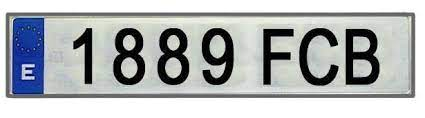
#> input picture Reconoce_placas_de_vehiculos/imagenes/matricula.jpg, 425 x 118 px, found by its file name
$ python camptura_matricula_imagen.py
#> lines starting #> are read from the running program, lines starting #| are printed output that depends on the picture; after the words box and inside, x2 and y2 are one past the last pixel; in counts of white or black regions, pixels touching at a corner belong together
import cv2
import pytesseract
"""
Este código utiliza la librería OpenCV para procesar una imagen de una matrícula de un vehículo, detectar el área donde se encuentra la matrícula, extraer esa región de la imagen y utilizar el módulo pytesseract para realizar reconocimiento óptico de caracteres (OCR) y obtener el texto contenido en la matrícula.

El proceso se realiza de la siguiente manera:

    Se carga la imagen utilizando la función cv2.imread() de OpenCV.
    Se convierte la imagen a escala de grises utilizando cv2.cvtColor().
    Se aplica un umbral para eliminar ruido y mejorar la detección de bordes utilizando cv2.GaussianBlur() y cv2.threshold().
    Se aplica la detección de bordes Canny utilizando cv2.Canny().
    Se encuentran los contornos en la imagen utilizando cv2.findContours().
    Se ordenan los contornos de mayor a menor área utilizando sorted().
    Se selecciona el contorno con el área más grande, que corresponde a la matrícula del vehículo.
    Se dibuja un rectángulo alrededor del contorno de la matrícula utilizando cv2.rectangle().
    Se extrae la región de la imagen dentro del rectángulo de la matrícula utilizando la variable de coordenadas x, y, w, h.
    Se configura el módulo pytesseract utilizando la variable pytesseract.pytesseract.tesseract_cmd, que especifica la ruta del ejecutable de Tesseract OCR en el sistema.
    Se aplica el OCR a la región de la matrícula utilizando pytesseract.image_to_string().
    Se muestra el texto extraído utilizando print().
    Se muestra la imagen resultante utilizando cv2.imshow().
    Se espera a que el usuario presione una tecla para cerrar la ventana utilizando cv2.waitKey().
    Se cierra la ventana si el usuario presiona la tecla 'q' utilizando cv2.destroyAllWindows().
"""


#instalar tesseract
# https://github.com/UB-Mannheim/tesseract/wiki

# Cargar la imagen
img = cv2.imread('C:/Users/usuario/Desktop/proyectos_pitonIA/matricula.jpg')
#> img is the input picture: shape (118, 425, 3); mean B, G, R 183.4, 181.7, 178.4

# Convertir la imagen a escala de grises
gray = cv2.cvtColor(img, cv2.COLOR_BGR2GRAY)
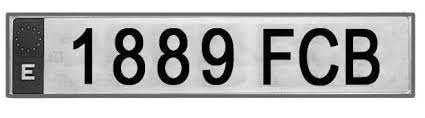
#> gray: shape (118, 425); min 0, max 255, mean 180.9

# Aplicar un umbral para eliminar el ruido y mejorar la detección de bordes
blurred = cv2.GaussianBlur(gray, (5, 5), 0)
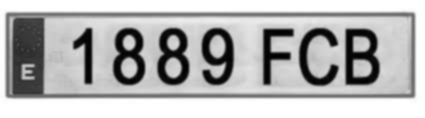
#> blurred: shape (118, 425); min 1, max 255, mean 180.9
_, thresh = cv2.threshold(blurred, 160, 255, cv2.THRESH_BINARY)
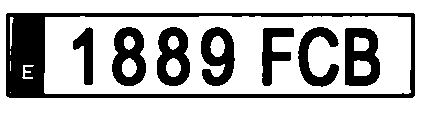
#> thresh: shape (118, 425); 71.8% white; 8 black regions, largest, box (x1, y1, x2, y2) and area: (6, 13, 415, 98) 6292, (345, 28, 380, 86) 1426, (112, 27, 146, 86) 1275

# Aplicar la detección de bordes Canny
edges = cv2.Canny(thresh, 50, 150)
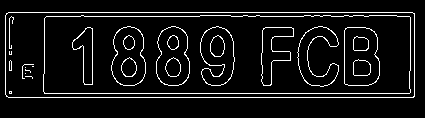
#> edges: shape (118, 425); 7.3% white in thin lines or dots, all inside (x1, y1, x2, y2) = (5, 12, 415, 98)

# Encontrar contornos en la imagen
contours, _ = cv2.findContours(edges, cv2.RETR_EXTERNAL, cv2.CHAIN_APPROX_SIMPLE)
#> contours = 1 contour; box (x1, y1, x2, y2) and area: (5, 12, 415, 98) 34755

# Ordenar los contornos de mayor a menor área
contours = sorted(contours, key=cv2.contourArea, reverse=True)

# Seleccionar el contorno con el área más grande
plate_contour = contours[0]
#> plate_contour = contour of 15 points, box (x1, y1, x2, y2) (5, 12, 415, 98), area 34755

# Dibujar un rectángulo alrededor del contorno de la matrícula
x, y, w, h = cv2.boundingRect(plate_contour)
#> x = 5; y = 12; w = 410; h = 86
cv2.rectangle(img, (x, y), (x + w, y + h), (0, 0, 255), 2)
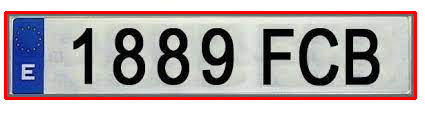
#> img: shape (118, 425, 3); 5.93% of pixels changed, all inside (x1, y1, x2, y2) = (4, 11, 417, 100)

# Extraer la región de la imagen dentro del rectángulo de la matrícula
plate_roi = gray[y:y + h, x:x + w]
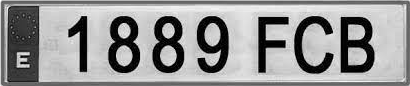
#> plate_roi: shape (86, 410); min 0, max 255, mean 149.9

# Configurar el OCR
pytesseract.pytesseract.tesseract_cmd = r'C:/Program Files (x86)/Tesseract-OCR/tesseract.exe'

# Aplicar el OCR a la región de la matrícula
#> (the run stopped early here; a loop or call above may not have finished)

$ run again, with Reconoce_placas_de_vehiculos/imagenes/placa-larga-europ.jpg copied over Reconoce_placas_de_vehiculos/imagenes/matricula.jpg
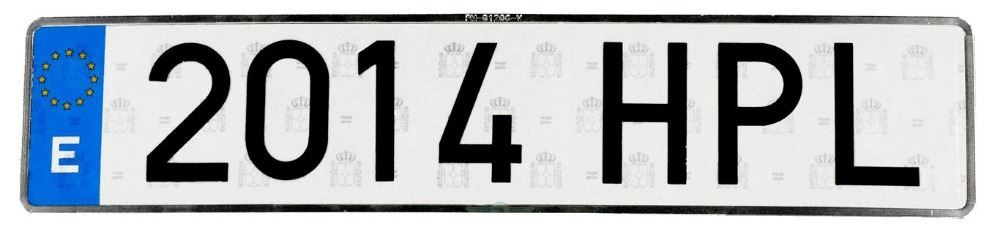
#> input picture Reconoce_placas_de_vehiculos/imagenes/placa-larga-europ.jpg, 1000 x 234 px, found by its file name
#> img is the input picture: shape (234, 1000, 3); mean B, G, R 187.3, 183.1, 178.1
#> `_, thresh = cv2.threshold(blurred, 160, 255, cv2.THRESH_BINARY)`:
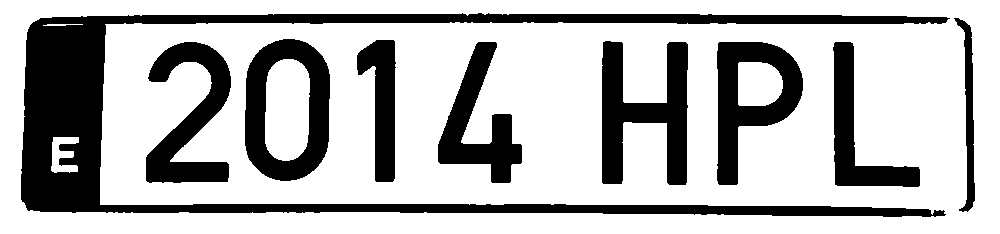
#> thresh: shape (234, 1000); 71.3% white; 9 black regions, largest, box (x1, y1, x2, y2) and area: (21, 13, 950, 217) 29047, (602, 41, 688, 185) 6718, (245, 39, 330, 181) 6354
#> edges: shape (234, 1000); 3.6% white in thin lines or dots, all inside (x1, y1, x2, y2) = (20, 12, 975, 217)
#> contours = 13 contours, 5 with area under 20; largest, box (x1, y1, x2, y2) and area: (244, 38, 330, 181) 10396, (716, 41, 803, 185) 7599, (601, 40, 688, 185) 6720, (145, 41, 231, 183) 5644, (437, 41, 522, 183) 4842, (832, 41, 920, 187) 4168, (356, 39, 396, 182) 3249, (50, 136, 79, 173) 630
#> plate_contour = contour of 122 points, box (x1, y1, x2, y2) (244, 38, 330, 181), area 10396
#> x = 244; y = 38; w = 86; h = 143
#> img: shape (234, 1000, 3); 0.59% of pixels changed, all inside (x1, y1, x2, y2) = (243, 37, 332, 183)
#> `plate_roi = gray[y:y + h, x:x + w]`:
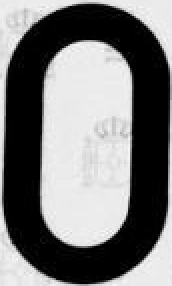
#> plate_roi: shape (143, 86) (shown 2 times larger); min 0, max 255, mean 119.5
